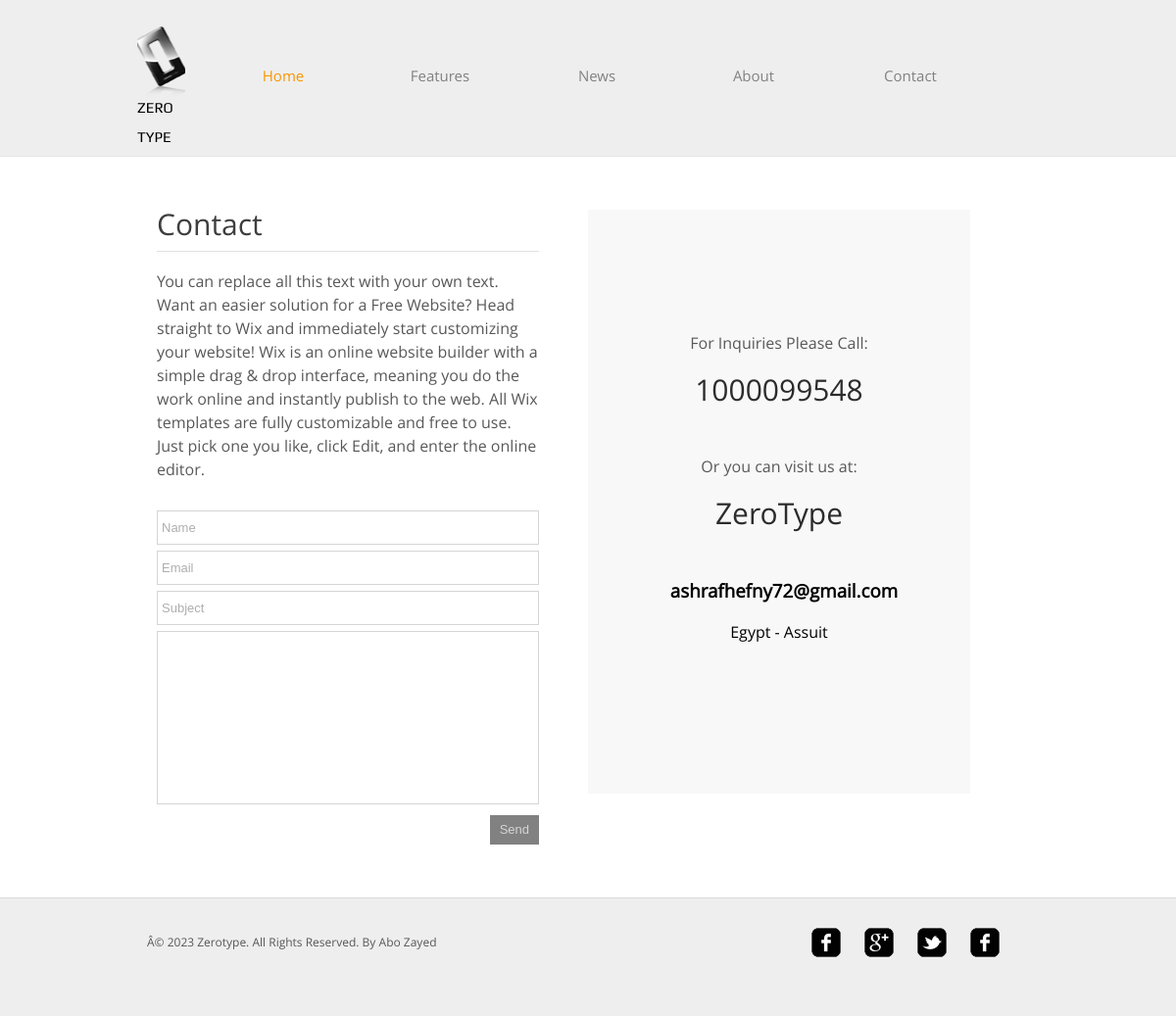
The page /contact.php on the database its author committed.
### tables this page shows
CREATE TABLE IF NOT EXISTS `siteimage` (
  `id` int(11) NOT NULL AUTO_INCREMENT,
  `img_type` varchar(50) NOT NULL,
  `img_name` varchar(50) NOT NULL,
  `img_path` varchar(100) NOT NULL,
  `img_width` int(11) NOT NULL,
  `img_height` int(11) NOT NULL,
  PRIMARY KEY (`id`)
);

CREATE TABLE IF NOT EXISTS `sitedesc` (
  `id` int(11) NOT NULL AUTO_INCREMENT,
  `status` smallint(2) NOT NULL,
  `title` varchar(100) NOT NULL,
  `author` varchar(100) NOT NULL,
  `desc` text NOT NULL,
  `keywords` varchar(255) NOT NULL,
  `copyright` varchar(255) NOT NULL,
  `phone` int(11) NOT NULL,
  `email` varchar(150) NOT NULL,
  `address` varchar(255) NOT NULL,
  PRIMARY KEY (`id`)
);

### mangeDesc.php (called while the page is built, shortened)
<?php
$getData = "SELECT * FROM siteDesc ORDER BY id";
$getDataQuery = mysql_query($getData);
$getRow       = mysql_fetch_array($getDataQuery);
$facebookUrl = "SELECT facebook FROM siteurl ORDER BY id";
$facebookData = mysql_query($facebookUrl) or die(mysql_error());
$facebook = mysql_fetch_array($facebookData);
$twitterUrl = "SELECT twitter FROM siteurl ORDER BY id";
$twitterData = mysql_query($twitterUrl) or die(mysql_error());
$twitter = mysql_fetch_array($twitterData);
$googleUrl = "SELECT google FROM siteurl ORDER BY id";
$googleData = mysql_query($googleUrl) or die(mysql_error());
$google = mysql_fetch_array($googleData);
$youtubeUrl = "SELECT youtube FROM siteurl ORDER BY id";
$youtubeData = mysql_query($youtubeUrl) or die(mysql_error());
$youtube = mysql_fetch_array($youtubeData);
$getLogo = "SELECT * FROM siteimage WHERE img_type='logo'";
$getLogoQuery = mysql_query($getLogo);
$getLogoRow       = mysql_fetch_array($getLogoQuery);

### contact.php (the view, shortened to what this page needs)
<?php
include_once 'header.php';
?>
	<div id="contents">
		<div class="section">
			<h1>Contact</h1>
			<p>
				You can replace all this text with your own text. Want an easier solution for a Free Website? Head straight to Wix and immediately start customizing your website! Wix is an online website builder with a simple drag & drop interface, meaning you do the work online and instantly publish to the web. All Wix templates are fully customizable and free to use. Just pick one you like, click Edit, and enter the online editor.
			</p>
			<form action="contact.php" method="post" class="message">
				<input type="text" value="Name" name="name" onFocus="this.select();" onMouseOut="javascript:return false;"/>
				<input type="text" value="Email" name="email" onFocus="this.select();" onMouseOut="javascript:return false;"/>
				<input type="text" value="Subject" name="subject" onFocus="this.select();" onMouseOut="javascript:return false;"/>
				<textarea name="content"></textarea>
				<input type="submit" value="Send" name="send"/>
			</form>
		</div>
		<div class="section contact">
			<p>
				For Inquiries Please Call: <span><?=$getRow['phone'];  ?></span>
			</p>
			<p>
                            Or you can visit us at: <span>ZeroType<h3><?=$getRow['email'];  ?></h3 <br /> <?=$getRow['address'];  ?></span>
			</p>
		</div>
	</div>
	<?php include_once 'footer.php';  ?>

### header.php (shortened to what this page needs)
<?php
include_once 'mangeDesc.php';
?>
<!DOCTYPE HTML>
<html>
<head>
	<link rel="stylesheet" href="css/style.css" type="text/css">
</head>
<body>
	<div id="header">
		<div>
			<div class="logo">
                            <a href="index.php"  <?php echo 'style="background: url(admincp/'.$getLogoRow['img_path'].') no-repeat center top; height: '.$getLogoRow['img_height'].'px; width: '.$getLogoRow['img_width'].'px;"'; ?> >Zero Type</a>
			</div>
			<ul id="navigation">
				<li class="active">
					<a href="index.php">Home</a>
				</li>
				<li>
					<a href="features.php">Features</a>
				</li>
				<li>
					<a href="news.php">News</a>
				</li>
				<li>
					<a href="about.php">About</a>
				</li>
				<li>
					<a href="contact.php">Contact</a>
				</li>
			</ul>
		</div>
	</div>

### footer.php (shortened to what this page needs)
<div id="footer">
		<div class="clearfix">
			<div id="connect">
				<a href="<?php echo $facebook['facebook']; ?>" target="_blank" class="facebook"></a>
                                <a href="<?php echo $google['google']; ?>" target="_blank" class="google"></a>
                                <a href="<?php echo $twitter['twitter']; ?>" target="_blank" class="twitter"></a>
                                <a href="<?php echo $youtube['youtube']; ?>" target="_blank" class="youtube"></a>
			</div>
			<p>
				<?php  echo $getRow['copyright']; ?>
			</p>
		</div>
	</div>
</body>
</html>

### css/style.css (style rules this page uses)
body { background-color: #fff; font-family: 'OpenSans'; margin: 0; }
.clearfix:after, #contents:after { clear:both; content:""; display:block; height:1%; line-height:0; visibility:hidden; }
#header { background-color: #eee; border-bottom: 1px solid #e6e6e6; padding: 27px 0; }
#header > div, #footer > div { width: 920px; margin: 0 auto; padding: 0 20px; }
#header .logo { float: left; margin-right: 20px; }
#header .logo a { color: #000; display: block; font: 15px/30px 'Play'; height: 20px; width: 76px; padding-top: 68px; text-decoration: none; text-transform: uppercase; }
#navigation { display: inline-block; list-style: none; line-height: 100px; margin: 0; padding: 0; }
#navigation li { float: left; width: 160px; text-align: center; }
#navigation li a { color: #818181; font-size: 15px; line-height: 30px; text-decoration: none; }
#navigation li.active a { color: #f99600; }
#contents { min-height: 510px; width: 880px; margin: 0 auto; padding: 54px 40px; }
h1 { color: #3e3e3e; font-size: 30px; font-weight: normal; line-height: 30px; margin: 0 0 30px; }
p { color: #585858; font-size: 16px; line-height: 24px; margin: 0 0 30px; }
#about h1, .section h1 { border-bottom: 1px solid #e0e0e0; padding-bottom: 12px; }
.section { float: left; width: 390px; margin-right: 50px; }
.section h1 { margin-bottom: 18px; }
.message input[type='text'], .message textarea { color: #aeaeae; font-size: 13px; height: 33px; line-height: 33px; width: 380px; border: 1px solid #d5d5d5; margin: 0 0 6px; padding: 0 4px; }
.message textarea { height: 175px; overflow: auto; resize: none; }
.message input[type='submit'] { float: right; background-color: #818181; color: #d5d5d5; cursor: pointer; font: 13px/30px Arial, Helvetica, sans-serif; height: 30px; border: 0; margin: 0; padding: 0 10px; }
.contact { background-color: #f8f8f8; width: 270px; padding: 124px 60px; text-align: center; }
.contact p span { color: #2c2c2c; display: block; font-size: 30px; line-height: 36px; padding: 18px 0; }
#footer { background-color: #eee; border-top: 1px solid #d8d8d8; padding: 30px 0; }
#footer p { font-size: 12px; line-height: 30px; padding-left: 10px; }
#connect { float: right; display: inline-block; margin-right: 30px; }
#connect a { background: url(../images/icons.png) no-repeat; display: inline-block; height: 30px; width: 30px; margin: 0 10px; }
#connect a.google { background-position: 0 -40px; }
#connect a.twitter { background-position: 0 -80px; }
h3 { margin-left: 10px; width: auto; }
input[type='text'],textarea { color: #aeaeae; font-size: 13px; height: 33px; line-height: 33px; width: 380px; border: 1px solid #d5d5d5; margin: 0 0 6px; padding: 0 4px; }
textarea { height: 175px; overflow: auto; resize: none; }
input[type='submit'] { float: left; background-color: #818181; color: #d5d5d5; cursor: pointer; font: 13px/30px Arial, Helvetica, sans-serif; height: 30px; border: 0; margin: 0; padding: 0 10px; }
.contact { background-color: #f8f8f8; width: 270px; text-align: center; }

### rows shown on the page
siteimage: img_path (picture)
sitedesc: phone "1000099548", email "ashrafhefny72@gmail.com", address "Egypt - Assuit", copyright "Â© 2023 Zerotype. All Rights Reserved. By Abo Zayed"
